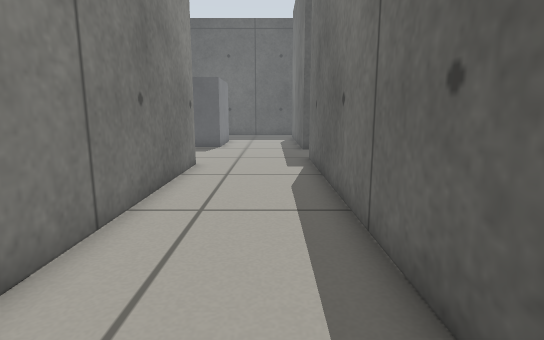
View 1 (above)

17 first-person views from a walk through a Gazebo world. The camera is 0.5 m above the floor, tilts 10° down and sees 80° across. The floor is counted in squares, 0.25 m on a side. Each view is taken from the middle of a square. On the plan, view 1 faces up. The plan holds only what a view shows up to about 18 squares ahead; the rest is blank.

View 2
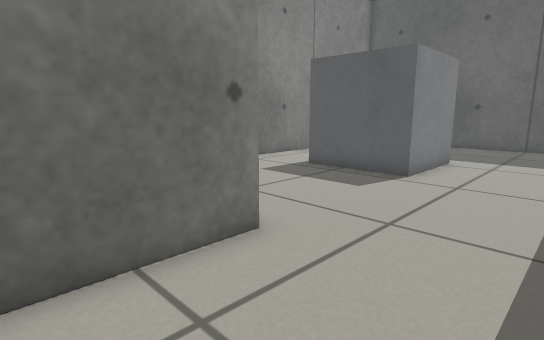

View 3
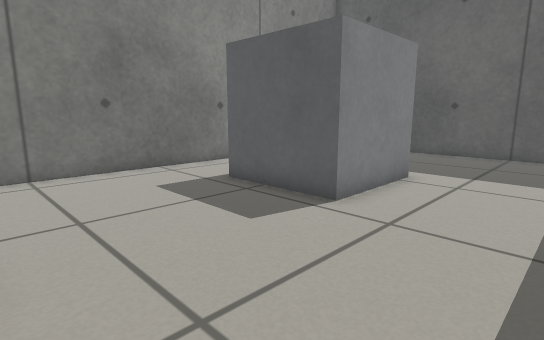

View 4
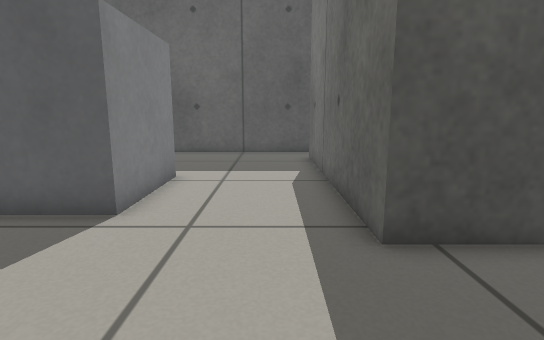

View 5
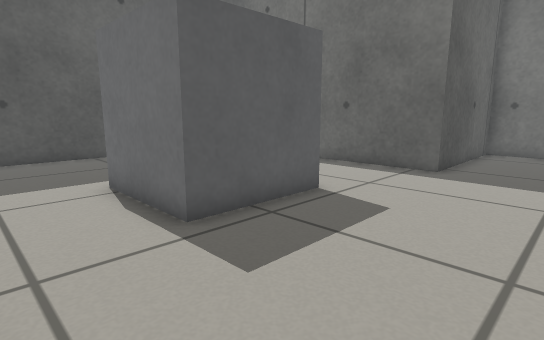

View 6
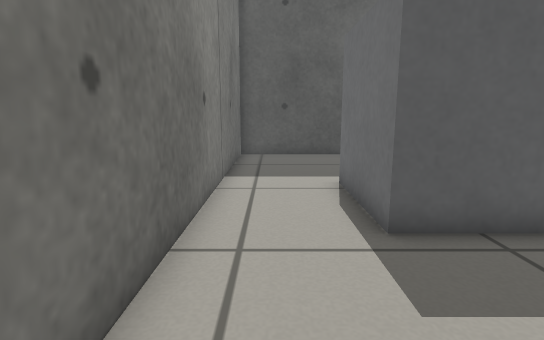

View 7
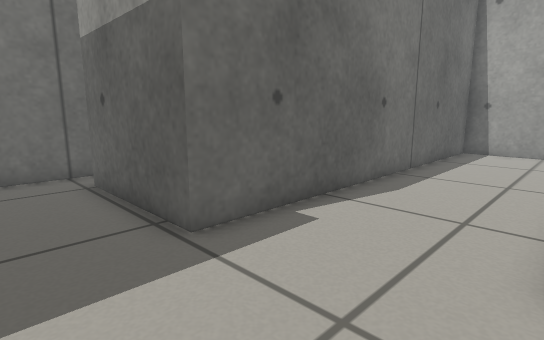

View 8
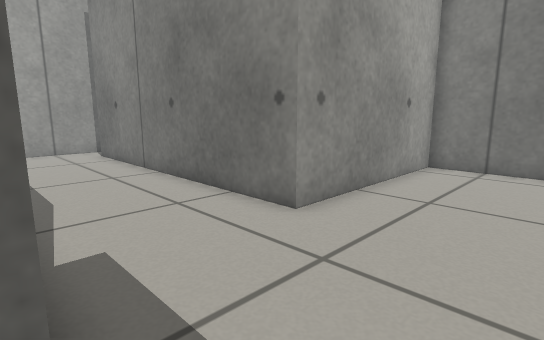

View 9
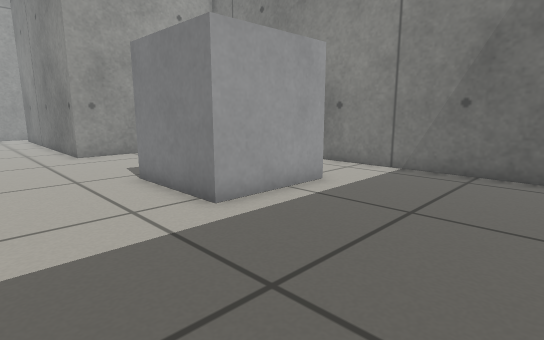

View 10
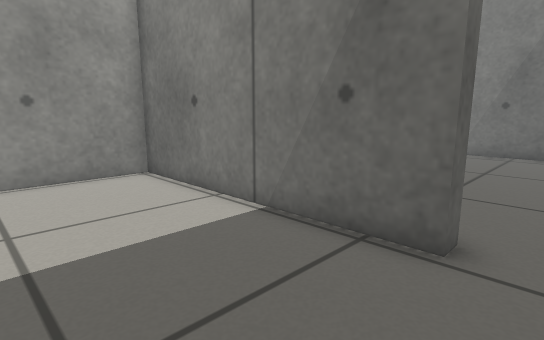

View 11
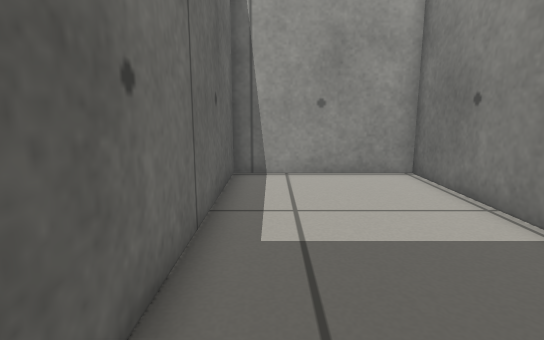

View 12
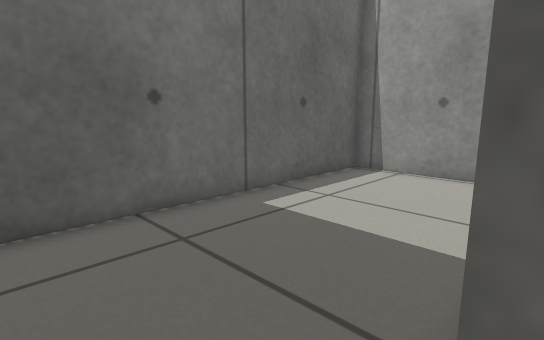

View 13
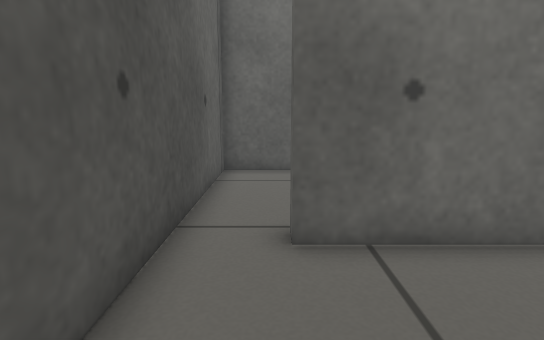

View 14
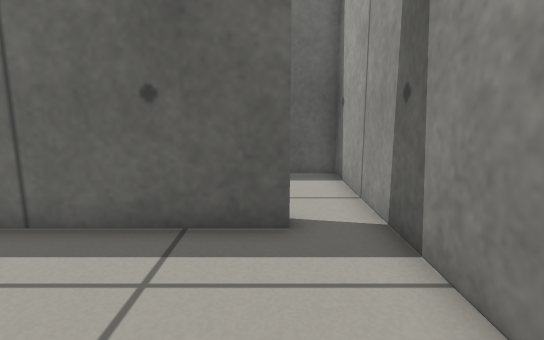

View 15
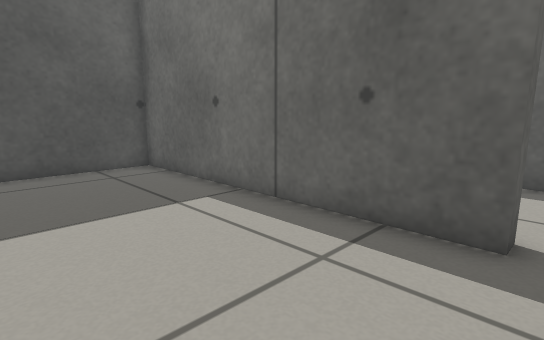

View 16
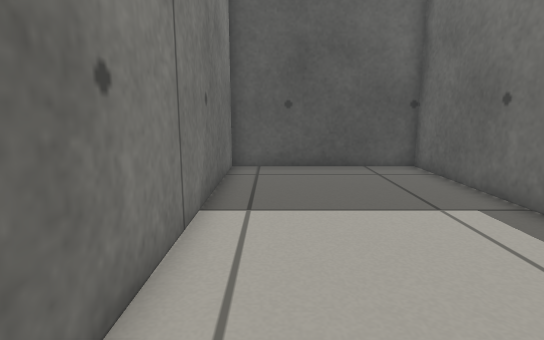

View 17
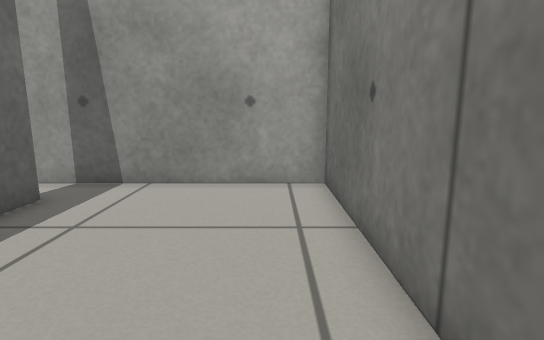

### Floor plan
Key: @ floor where view 1 was taken; # wall or solid block; . floor; B grey box.
Columns run from 11 left of view 1 to 8 right of it. Each row starts with its distance up from view 1.
 30 ####################
 29 #..................#
 28 #..................#
 27 #............#.....#
 26 #............#.....#
 25 #............#.....#
 24 #............#.....#
 23 #...BBBBB....#.....#
 22 #...B   B....#.....#
 21 #...B   B....#.....#
 20 #...B   B....#.....#
 19 #...BBBBB....#.....#
 18 #............#######
 17 #..................#
 16 #..................#
 15 #..................#
 14 #............#######
 13 #########....#
 12 #########....#
 11 #.......#....#
 10 #.......#....#
  9 #.......#....#
  8 #.......#....#
  7 #.......#....#
  6 #.......#....#
  5 #.......#....#
  4 #.......#....#
  3 #.......#....#
  2 #.......#....#
  1 #.......#....#
  0 #..........@.#
 -1 ##############

Where each view was taken, in squares from view 1:
view 1: 0 up, 0 right, facing up
view 2: 9 up, 1 right, facing up-left
view 3: 13 up, 1 right, facing up-left
view 4: 13 up, 0 right, facing up
view 5: 14 up, 10 left, facing up-right
view 6: 14 up, 9 left, facing up
view 7: 17 up, 3 left, facing down-right
view 8: 17 up, 2 right, facing down-left
view 9: 29 up, 1 right, facing down-left
view 10: 29 up, 7 right, facing down-left
view 11: 29 up, 7 right, facing down
view 12: 29 up, 2 right, facing down-right
view 13: 28 up, 3 left, facing right
view 14: 1 up, 9 left, facing right
view 15: 0 up, 9 left, facing up-right
view 16: 0 up, 9 left, facing up
view 17: 8 up, 9 left, facing down
